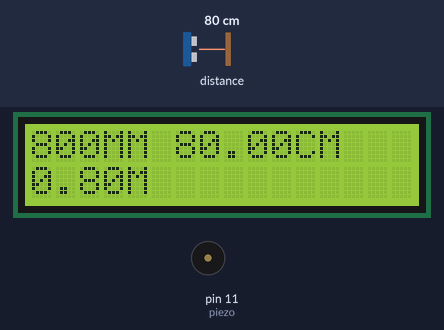
Recording of a sketch running on a simulated Arduino Uno, built with avr-gcc and run on an emulated ATmega328P. Shown: 16×2 character LCD, buzzer (waves = sounding). The test bench sets the inputs (shaded band); at power-on: distance to the obstacle 80 cm.

Above: at 1.2 s.
1.3 s: distance to the obstacle set to 2 cm
At 2.2 s:
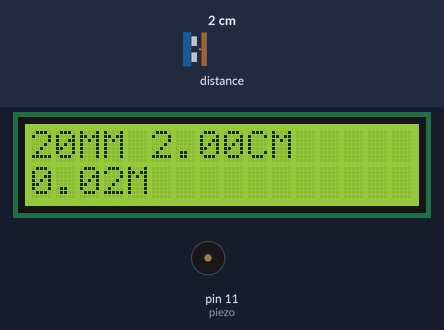
3.2 s: distance to the obstacle set to 4 cm
At 6.5 s:
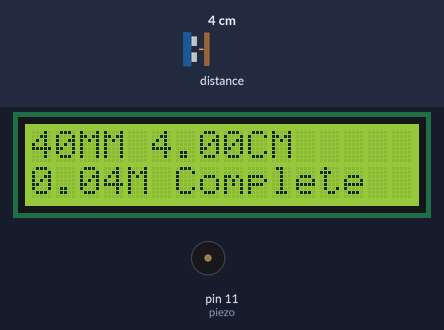
6.7 s: distance to the obstacle set to 9 cm
At 9.6 s:
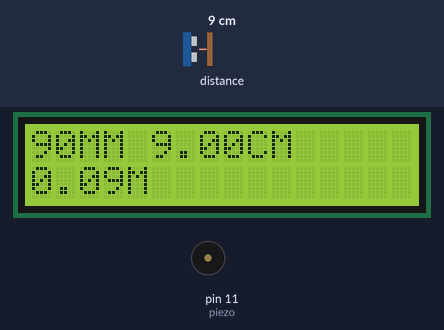
Timing chart, 0 to 16.2 s (numbered marks = the images above; inputs shaded):
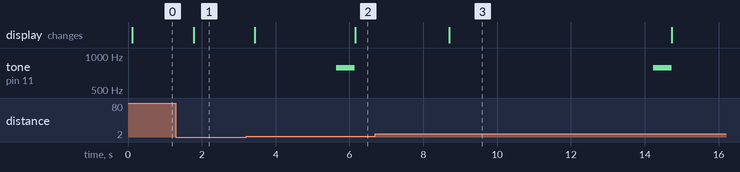

Measured:
- after the input at 1.3 s, the display: changes after 0.48 s (image 1)
- after the input at 3.2 s, the display: first changes after 0.24 s (image 2 shows a later state)
- after the input at 6.7 s, the display: changes after 2.0 s (image 3)

The sketch:

smart_ruler.ino
```cpp
#include <LiquidCrystal_I2C.h>
#include "Adafruit_VL53L1X.h"
#define IRQ_PIN 2
#define XSHUT_PIN 3
Adafruit_VL53L1X vl53 = Adafruit_VL53L1X(XSHUT_PIN, IRQ_PIN);
LiquidCrystal_I2C lcd(0x27, 16, 2);
int piezo = 11, count = 0;

void setup() {
  lcd.init();
  lcd.backlight();
  lcd.setCursor(0,0);
  Serial.begin(115200);
  Wire.begin();
  if(!vl53.begin(0x29, &Wire)) {
    Serial.println("Error");
  }
  if(!vl53.startRanging()) {
    Serial.println("Error");
  }
  vl53.setTimingBudget(50);
}

void loop() {
  int distance;
  if(vl53.dataReady()){
    distance = vl53.distance();
    lcd.clear();
    if(distance==-1) {
      lcd.print("error");
    }
    lcd.print((String)distance+"MM "+(String)(distance/10.0)+"CM");
    lcd.setCursor(0,1);
    lcd.print((String)(distance/1000.0)+"M");
    count++;
    if(count>10){
      count=0;
      tone(piezo, 784);
      delay(500);
      noTone(piezo);
      lcd.print(" Complete");
      delay(2000);
    }
    vl53.clearInterrupt();
    delay(500);
  }
}
```
